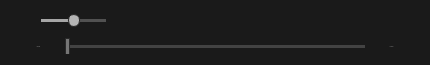
   <widget class="QWidget" name="controlsWidget" native="true">
    <property name="geometry">
     <rect>
      <x>90</x>
      <y>330</y>
      <width>430</width>
      <height>65</height>
     </rect>
    </property>
    <property name="sizePolicy">
     <sizepolicy hsizetype="Fixed" vsizetype="Fixed">
      <horstretch>0</horstretch>
      <verstretch>0</verstretch>
     </sizepolicy>
    </property>
    <property name="styleSheet">
     <string notr="true">background-color: #1A1A1A;
border-radius: 5px;</string>
    </property>
    <layout class="QVBoxLayout" name="verticalLayout_2">
     <property name="spacing">
      <number>0</number>
     </property>
     <property name="leftMargin">
      <number>15</number>
     </property>
     <property name="topMargin">
      <number>2</number>
     </property>
     <property name="rightMargin">
      <number>15</number>
     </property>
     <property name="bottomMargin">
      <number>2</number>
     </property>
     <item>
      <layout class="QHBoxLayout" name="horizontalLayout_2">
       <property name="spacing">
        <number>0</number>
       </property>
       <item>
        <widget class="QPushButton" name="muteButton">
         <property name="sizePolicy">
          <sizepolicy hsizetype="Fixed" vsizetype="Fixed">
           <horstretch>0</horstretch>
           <verstretch>0</verstretch>
          </sizepolicy>
         </property>
         <property name="maximumSize">
          <size>
           <width>16</width>
           <height>16</height>
          </size>
         </property>
         <property name="cursor">
          <cursorShape>PointingHandCursor</cursorShape>
         </property>
         <property name="focusPolicy">
          <enum>Qt::NoFocus</enum>
         </property>
         <property name="icon">
          <iconset resource="../rsclist.qrc">
           <normaloff>:/img/default_unmute.svg</normaloff>:/img/default_unmute.svg</iconset>
         </property>
         <property name="iconSize">
          <size>
           <width>16</width>
           <height>16</height>
          </size>
         </property>
         <property name="flat">
          <bool>true</bool>
         </property>
        </widget>
       </item>
       <item>
        <spacer name="horizontalSpacer_3">
         <property name="orientation">
          <enum>Qt::Horizontal</enum>
         </property>
         <property name="sizeType">
          <enum>QSizePolicy::Fixed</enum>
         </property>
         <property name="sizeHint" stdset="0">
          <size>
           <width>10</width>
           <height>20</height>
          </size>
         </property>
        </spacer>
       </item>
       <item>
        <widget class="CustomSlider" name="volumeSlider">
         <property name="sizePolicy">
          <sizepolicy hsizetype="Fixed" vsizetype="Fixed">
           <horstretch>0</horstretch>
           <verstretch>0</verstretch>
          </sizepolicy>
         </property>
         <property name="maximumSize">
          <size>
           <width>65</width>
           <height>20</height>
          </size>
         </property>
         <property name="focusPolicy">
          <enum>Qt::NoFocus</enum>
         </property>
         <property name="styleSheet">
          <string notr="true">QSlider::groove:horizontal {
	background: #515151;
	height: 3px;
}
QSlider::sub-page:horizontal {
	background: #A6A6A6;
}
QSlider::handle:horizontal {
	background: #B4B4B4;
	border: 1px solid #292929;
	border-radius: 6px;
	margin: -5px 0;
	width: 10px;
}</string>
         </property>
         <property name="maximum">
          <number>100</number>
         </property>
         <property name="pageStep">
          <number>5</number>
         </property>
         <property name="value">
          <number>50</number>
         </property>
         <property name="tracking">
          <bool>true</bool>
         </property>
         <property name="orientation">
          <enum>Qt::Horizontal</enum>
         </property>
        </widget>
       </item>
       <item>
        <spacer name="horizontalSpacer_4">
         <property name="orientation">
          <enum>Qt::Horizontal</enum>
         </property>
         <property name="sizeType">
          <enum>QSizePolicy::Fixed</enum>
         </property>
         <property name="sizeHint" stdset="0">
          <size>
           <width>60</width>
           <height>20</height>
          </size>
         </property>
        </spacer>
       </item>
       <item>
        <widget class="IndexButton" name="previousButton">
         <property name="enabled">
          <bool>false</bool>
         </property>
         <property name="sizePolicy">
          <sizepolicy hsizetype="Fixed" vsizetype="Fixed">
           <horstretch>0</horstretch>
           <verstretch>0</verstretch>
          </sizepolicy>
         </property>
         <property name="maximumSize">
          <size>
           <width>24</width>
           <height>24</height>
          </size>
         </property>
         <property name="cursor">
          <cursorShape>PointingHandCursor</cursorShape>
         </property>
         <property name="focusPolicy">
          <enum>Qt::NoFocus</enum>
         </property>
         <property name="icon">
          <iconset resource="../rsclist.qrc">
           <normaloff>:/img/default_previous.svg</normaloff>:/img/default_previous.svg</iconset>
         </property>
         <property name="iconSize">
          <size>
           <width>24</width>
           <height>24</height>
          </size>
         </property>
         <property name="flat">
          <bool>true</bool>
         </property>
        </widget>
       </item>
       <item>
        <spacer name="horizontalSpacer">
         <property name="orientation">
          <enum>Qt::Horizontal</enum>
         </property>
         <property name="sizeType">
          <enum>QSizePolicy::Fixed</enum>
         </property>
         <property name="sizeHint" stdset="0">
          <size>
           <width>16</width>
           <height>20</height>
          </size>
         </property>
        </spacer>
       </item>
       <item>
        <widget class="QPushButton" name="playButton">
         <property name="enabled">
          <bool>false</bool>
         </property>
         <property name="sizePolicy">
          <sizepolicy hsizetype="Fixed" vsizetype="Fixed">
           <horstretch>0</horstretch>
           <verstretch>0</verstretch>
          </sizepolicy>
         </property>
         <property name="maximumSize">
          <size>
           <width>24</width>
           <height>24</height>
          </size>
         </property>
         <property name="cursor">
          <cursorShape>PointingHandCursor</cursorShape>
         </property>
         <property name="focusPolicy">
          <enum>Qt::NoFocus</enum>
         </property>
         <property name="icon">
          <iconset resource="../rsclist.qrc">
           <normaloff>:/img/default_play.svg</normaloff>:/img/default_play.svg</iconset>
         </property>
         <property name="iconSize">
          <size>
           <width>24</width>
           <height>24</height>
          </size>
         </property>
         <property name="flat">
          <bool>true</bool>
         </property>
        </widget>
       </item>
       <item>
        <spacer name="horizontalSpacer_5">
         <property name="orientation">
          <enum>Qt::Horizontal</enum>
         </property>
         <property name="sizeType">
          <enum>QSizePolicy::Fixed</enum>
         </property>
         <property name="sizeHint" stdset="0">
          <size>
           <width>16</width>
           <height>20</height>
          </size>
         </property>
        </spacer>
       </item>
       <item>
        <widget class="IndexButton" name="nextButton">
         <property name="enabled">
          <bool>false</bool>
         </property>
         <property name="sizePolicy">
          <sizepolicy hsizetype="Fixed" vsizetype="Fixed">
           <horstretch>0</horstretch>
           <verstretch>0</verstretch>
          </sizepolicy>
         </property>
         <property name="maximumSize">
          <size>
           <width>24</width>
           <height>24</height>
          </size>
         </property>
         <property name="cursor">
          <cursorShape>PointingHandCursor</cursorShape>
         </property>
         <property name="focusPolicy">
          <enum>Qt::NoFocus</enum>
         </property>
         <property name="icon">
          <iconset resource="../rsclist.qrc">
           <normaloff>:/img/default_next.svg</normaloff>:/img/default_next.svg</iconset>
         </property>
         <property name="iconSize">
          <size>
           <width>24</width>
           <height>24</height>
          </size>
         </property>
         <property name="flat">
          <bool>true</bool>
         </property>
        </widget>
       </item>
       <item>
        <spacer name="horizontalSpacer_7">
         <property name="orientation">
          <enum>Qt::Horizontal</enum>
         </property>
         <property name="sizeType">
          <enum>QSizePolicy::Expanding</enum>
         </property>
         <property name="sizeHint" stdset="0">
          <size>
           <width>20</width>
           <height>20</height>
          </size>
         </property>
        </spacer>
       </item>
       <item>
        <widget class="QPushButton" name="playlistButton">
         <property name="enabled">
          <bool>true</bool>
         </property>
         <property name="sizePolicy">
          <sizepolicy hsizetype="Fixed" vsizetype="Fixed">
           <horstretch>0</horstretch>
           <verstretch>0</verstretch>
          </sizepolicy>
         </property>
         <property name="maximumSize">
          <size>
           <width>16</width>
           <height>16</height>
          </size>
         </property>
         <property name="cursor">
          <cursorShape>PointingHandCursor</cursorShape>
         </property>
         <property name="focusPolicy">
          <enum>Qt::NoFocus</enum>
         </property>
         <property name="icon">
          <iconset resource="../rsclist.qrc">
           <normaloff>:/img/default_playlist.svg</normaloff>:/img/default_playlist.svg</iconset>
         </property>
         <property name="iconSize">
          <size>
           <width>16</width>
           <height>16</height>
          </size>
         </property>
         <property name="checked">
          <bool>false</bool>
         </property>
         <property name="flat">
          <bool>true</bool>
         </property>
        </widget>
       </item>
      </layout>
     </item>
     <item>
      <layout class="QHBoxLayout" name="horizontalLayout_3">
       <property name="spacing">
        <number>0</number>
       </property>
       <item>
        <widget class="QLabel" name="durationLabel">
         <property name="sizePolicy">
          <sizepolicy hsizetype="Fixed" vsizetype="Fixed">
           <horstretch>0</horstretch>
           <verstretch>0</verstretch>
          </sizepolicy>
         </property>
         <property name="maximumSize">
          <size>
           <width>50</width>
           <height>16</height>
          </size>
         </property>
         <property name="font">
          <font>
           <family>Noto Sans,FreeSans</family>
           <pointsize>-1</pointsize>
          </font>
         </property>
         <property name="styleSheet">
          <string notr="true">color: #A5A5A5;</string>
         </property>
         <property name="text">
          <string>0:00:00</string>
         </property>
         <property name="alignment">
          <set>Qt::AlignCenter</set>
         </property>
        </widget>
       </item>
       <item>
        <spacer name="horizontalSpacer_8">
         <property name="orientation">
          <enum>Qt::Horizontal</enum>
         </property>
         <property name="sizeType">
          <enum>QSizePolicy::Fixed</enum>
         </property>
         <property name="sizeHint" stdset="0">
          <size>
           <width>3</width>
           <height>16</height>
          </size>
         </property>
        </spacer>
       </item>
       <item>
        <widget class="SeekBar" name="seekBar">
         <property name="enabled">
          <bool>false</bool>
         </property>
         <property name="sizePolicy">
          <sizepolicy hsizetype="Expanding" vsizetype="Fixed">
           <horstretch>0</horstretch>
           <verstretch>0</verstretch>
          </sizepolicy>
         </property>
         <property name="maximumSize">
          <size>
           <width>300</width>
           <height>16</height>
          </size>
         </property>
         <property name="cursor">
          <cursorShape>PointingHandCursor</cursorShape>
         </property>
         <property name="focusPolicy">
          <enum>Qt::NoFocus</enum>
         </property>
         <property name="styleSheet">
          <string notr="true">QSlider::handle:horizontal:disabled,
QSlider::sub-page:horizontal:disabled {
	background: #767676;
}
QSlider::handle:horizontal {
	/* handle color */
	background: #A9A8A9;
	border: 1px solid #292929;
	border-radius: 1px;
	margin: -7px 0;
	width: 3px;
}
QSlider::groove:horizontal {
	/* the non-progressed color */
	background: #434343;
	height: 3px;
}
QSlider::sub-page:horizontal {
	/* the progress color */
	background: #767676;
}</string>
         </property>
         <property name="maximum">
          <number>1000000</number>
         </property>
         <property name="orientation">
          <enum>Qt::Horizontal</enum>
         </property>
        </widget>
       </item>
       <item>
        <spacer name="horizontalSpacer_9">
         <property name="orientation">
          <enum>Qt::Horizontal</enum>
         </property>
         <property name="sizeType">
          <enum>QSizePolicy::Fixed</enum>
         </property>
         <property name="sizeHint" stdset="0">
          <size>
           <width>3</width>
           <height>16</height>
          </size>
         </property>
        </spacer>
       </item>
       <item>
        <widget class="QLabel" name="remainingLabel">
         <property name="sizePolicy">
          <sizepolicy hsizetype="Fixed" vsizetype="Fixed">
           <horstretch>0</horstretch>
           <verstretch>0</verstretch>
          </sizepolicy>
         </property>
         <property name="maximumSize">
          <size>
           <width>50</width>
           <height>16</height>
          </size>
         </property>
         <property name="font">
          <font>
           <family>Noto Sans,FreeSans</family>
           <pointsize>-1</pointsize>
          </font>
         </property>
         <property name="cursor">
          <cursorShape>PointingHandCursor</cursorShape>
         </property>
         <property name="toolTip">
          <string>Click to change between total and remaining time</string>
         </property>
         <property name="styleSheet">
          <string notr="true">color: #A5A5A5;</string>
         </property>
         <property name="text">
          <string>-0:00:00</string>
         </property>
         <property name="alignment">
          <set>Qt::AlignCenter</set>
         </property>
        </widget>
       </item>
      </layout>
     </item>
    </layout>
   </widget>
